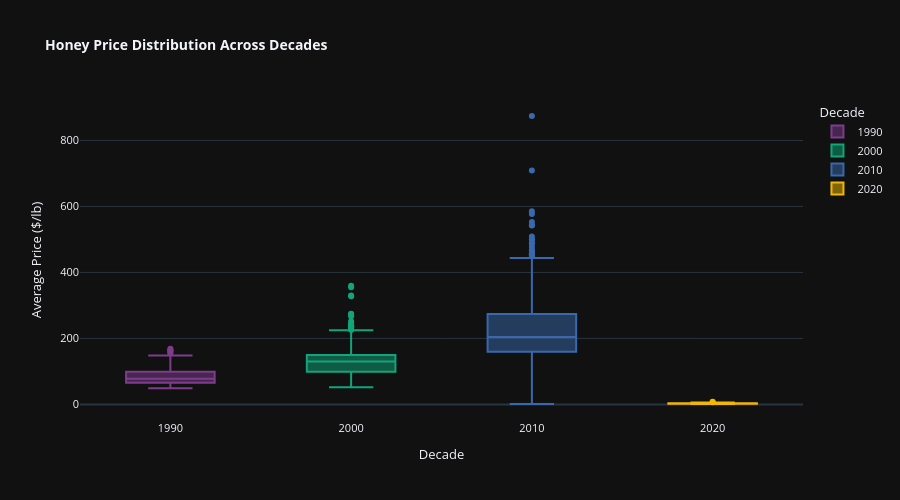

Write notebook code for a chart like this one.
### Markdown cell above
#### 2. Colonies vs Yield with Production Scale (& Price) - Year Selector
- Interactive bubble chart filtered by selected year.
- X-axis: number of colonies; Y-axis: yield per colony; bubble size: production volume; bubble color: average price.
- Reveals state-level efficiency and how price relates to production scale in a single year.
- In 2021, North Dakota has highest no. of colonies but Yield per colony is moderate, depicting less efficiency and low average price, while states such as Hawai (93), Mississipi, Ohio are more efficient as they have high yield per colony.

### Code cell
# 3. AVERAGE PRICE EVOLUTION - BOX PLOT BY DECADE
df['decade'] = (df['year'] // 10 * 10).astype(str)

fig3 = px.box(
    df,
    x='decade',
    y='average_price',
    title='<b>Honey Price Distribution Across Decades</b>',
    labels={'average_price': 'Average Price ($/lb)', 'decade': 'Decade'},
    color='decade',
    color_discrete_sequence=px.colors.qualitative.Bold
)
fig3.update_layout(height=500, template='plotly_dark', font=dict(size=11), title_font_size=14)
fig3.show()

### Figure 1 — Plotly figure (JSON) as saved in the notebook; plotly's stock layout.template omitted (floating-point values rounded to 4 significant figures; data arrays with more than 128 entries replaced by an {"elided": "..."} marker saying what was removed)
{"data": [{"alignmentgroup": "True", "hovertemplate": "Decade=%{x}<br>Average Price ($/lb)=%{y}<extra></extra>", "legendgroup": "1990", "marker": {"color": "rgb(127, 60, 141)"}, "name": "1990", "notched": false, "offsetgroup": "1990", "orientation": "v", "showlegend": true, "type": "box", "x": {"elided": "217 str values"}, "x0": " ", "xaxis": "x", "y": {"elided": "217 float values"}, "y0": " ", "yaxis": "y"}, {"alignmentgroup": "True", "hovertemplate": "Decade=%{x}<br>Average Price ($/lb)=%{y}<extra></extra>", "legendgroup": "2000", "marker": {"color": "rgb(17, 165, 121)"}, "name": "2000", "notched": false, "offsetgroup": "2000", "orientation": "v", "showlegend": true, "type": "box", "x": {"elided": "419 str values"}, "x0": " ", "xaxis": "x", "y": {"elided": "419 float values"}, "y0": " ", "yaxis": "y"}, {"alignmentgroup": "True", "hovertemplate": "Decade=%{x}<br>Average Price ($/lb)=%{y}<extra></extra>", "legendgroup": "2010", "marker": {"color": "rgb(57, 105, 172)"}, "name": "2010", "notched": false, "offsetgroup": "2010", "orientation": "v", "showlegend": true, "type": "box", "x": {"elided": "399 str values"}, "x0": " ", "xaxis": "x", "y": {"elided": "399 float values"}, "y0": " ", "yaxis": "y"}, {"alignmentgroup": "True", "hovertemplate": "Decade=%{x}<br>Average Price ($/lb)=%{y}<extra></extra>", "legendgroup": "2020", "marker": {"color": "rgb(242, 183, 1)"}, "name": "2020", "notched": false, "offsetgroup": "2020", "orientation": "v", "showlegend": true, "type": "box", "x": ["2020", "2020", "2020", "2020", "2020", "2020", "2020", "2020", "2020", "2020", "2020", "2020", "2020", "2020", "2020", "2020", "2020", "2020", "2020", "2020", "2020", "2020", "2020", "2020", "2020", "2020", "2020", "2020", "2020", "2020", "2020", "2020", "2020", "2020", "2020", "2020", "2020", "2020", "2020", "2020", "2020", "2020", "2020", "2020", "2020", "2020", "2020", "2020", "2020", "2020", "2020", "2020", "2020", "2020", "2020", "2020", "2020", "2020", "2020", "2020", "2020", "2020", "2020", "2020", "2020", "2020", "2020", "2020", "2020", "2020", "2020", "2020", "2020", "2020", "2020", "2020", "2020", "2020", "2020", "2020"], "x0": " ", "xaxis": "x", "y": [5.52, 2.38, 1.85, 1.95, 2.39, 2.24, 2.52, 1.7, 1.76, 5.65, 3.91, 2.54, 3.25, 5.76, 2.46, 3.36, 2.95, 1.8, 1.99, 3.59, 1.61, 1.69, 4.32, 3.13, 5.5, 1.59, 3.5, 2.4, 4.12, 3.44, 1.77, 4.23, 2.0, 2.02, 3.94, 6.03, 2.51, 3.81, 3.11, 1.71, 5.99, 2.34, 2.07, 2.4, 2.78, 2.42, 2.73, 2.21, 2.37, 5.83, 3.89, 2.46, 2.74, 4.6, 2.5, 3.18, 2.97, 2.32, 2.77, 3.99, 2.17, 2.17, 3.27, 4.15, 6.84, 2.19, 3.7, 2.14, 3.4, 5.32, 2.27, 5.0, 2.3, 2.18, 3.28, 8.23, 2.52, 4.8, 2.81, 2.07], "y0": " ", "yaxis": "y"}], "layout": {"boxmode": "overlay", "font": {"size": 11}, "height": 500, "legend": {"title": {"text": "Decade"}, "tracegroupgap": 0}, "title": {"font": {"size": 14}, "text": "<b>Honey Price Distribution Across Decades</b>"}, "xaxis": {"anchor": "y", "categoryarray": ["1990", "2000", "2010", "2020"], "categoryorder": "array", "domain": [0, 1], "title": {"text": "Decade"}}, "yaxis": {"anchor": "x", "domain": [0, 1], "title": {"text": "Average Price ($/lb)"}}}}
